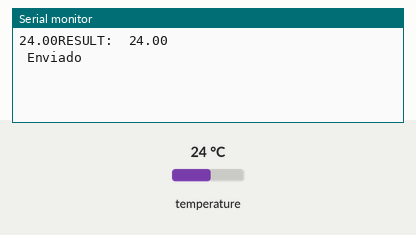
Bench run of a sketch on a simulated Arduino Uno, built with avr-gcc and run on an emulated ATmega328P. On the bench: the last lines printed to the serial monitor. The inputs (shaded band) are chosen by the test bench; at power-on: temperature 24 °C. No radio packets arrive unless stated.

Above: at 2.2 s.
2.3 s: temperature set to 12 °C
At 3.9 s:
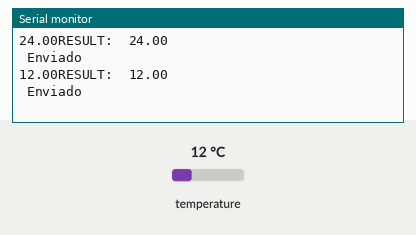
4.8 s: temperature set to 19 °C
At 6.4 s:
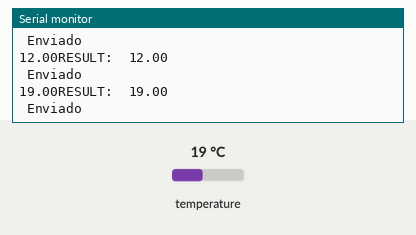
Timing chart, 0 to 7.9 s (numbered marks = the images above; inputs shaded):
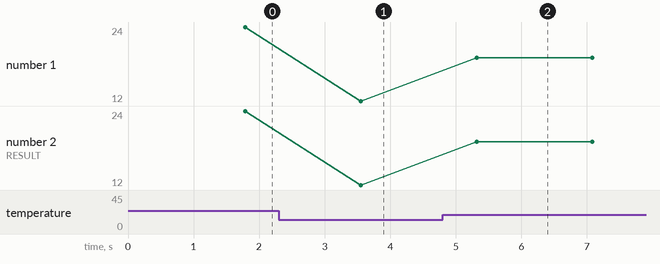

The sketch:

emisor.ino
```cpp
#include <OneWire.h> //Se importan las librerías
#include <DallasTemperature.h>
#include <SPI.h>
#include "nRF24L01.h"
#include "RF24.h"

#define Pin 2 //Se declara el pin donde se conectará la DATA


RF24 radio(9, 10); //Establezco los pines de CE y CS
const uint64_t pipe = { 0xF0F0F0F0E1LL}; //Pipe de comunicacion a usar. Puede ser cualquier cadena de 40-bits hexa. Tiene que ser la misma que la del receptor

OneWire ourWire(Pin); //Se establece el pin declarado como bus para la comunicación OneWire

DallasTemperature sensors(&ourWire); //Se instancia la librería DallasTemperature

void setup() {
delay(1000);
pinMode(10, OUTPUT);
radio.begin();
radio.setRetries(15, 15); //Si falla el envio, lo vuelve a mandar en <delay, contador> (Cuanto espera, cuantos intentos)
//radio.setPayloadSize(8); //Cambia el tamaño maximo de los datos a enviar (Por defecto 32 bytes)
radio.openWritingPipe(pipe); //Abre el pipe de comunicacion
radio.setPALevel(RF24_PA_MAX);
Serial.begin(9600);
sensors.begin(); //Se inician los sensores
}

void loop() {
sensors.requestTemperatures(); //Prepara el sensor para la lectura

float temperature = sensors.getTempCByIndex(0);
Serial.print(temperature); //Se lee e imprime la temperatura en grados Celsius
int largoMensaje = 5;
char result[largoMensaje];
dtostrf(temperature, 6, 2, result); // Leave room for too large numbers!
Serial.print("RESULT: ");
Serial.println(result);
radio.write(result, largoMensaje);
Serial.println(" Enviado");
delay(1000); //Se provoca un lapso de 1 segundo antes de la próxima lectura
}
```

Measured:
- after the input at 2.3 s, the serial monitor: prints a new line after 1.3 s (image 1)
- after the input at 4.8 s, the serial monitor: prints a new line after 0.52 s (image 2)
- plotted number 1: 24 → 12 after the input at 2.3 s, 12 → 19 after the input at 4.8 s
- plotted number 2: 24 → 12 after the input at 2.3 s, 12 → 19 after the input at 4.8 s
